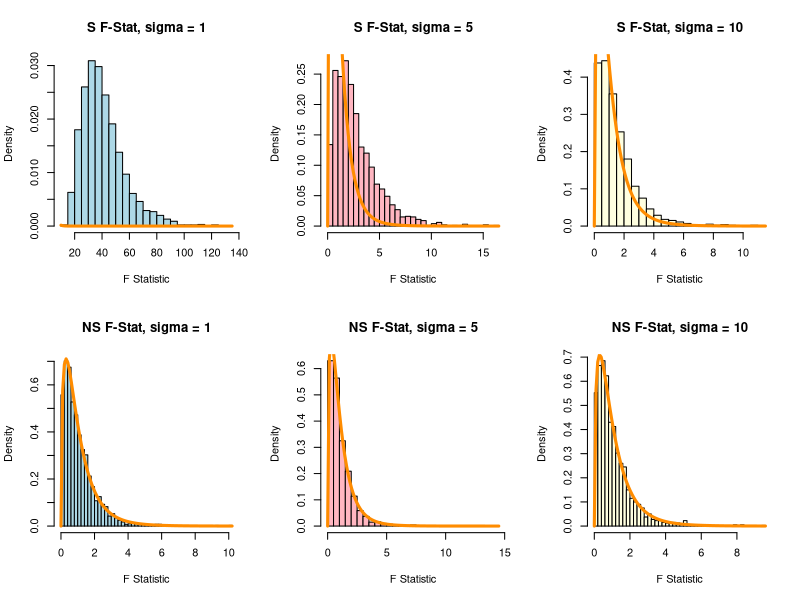
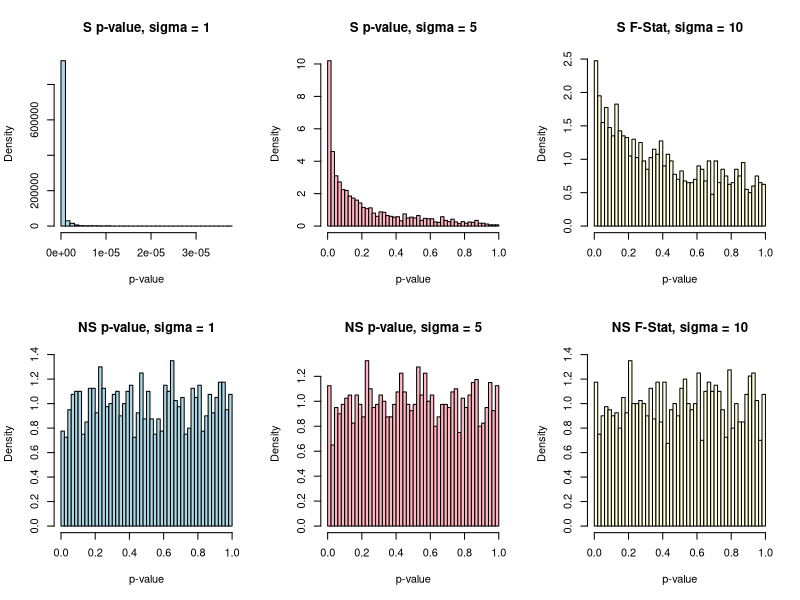
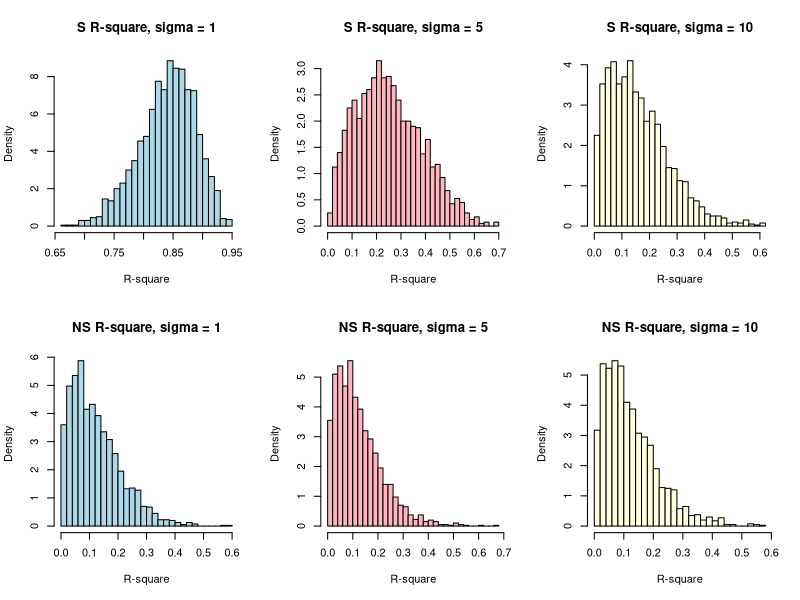
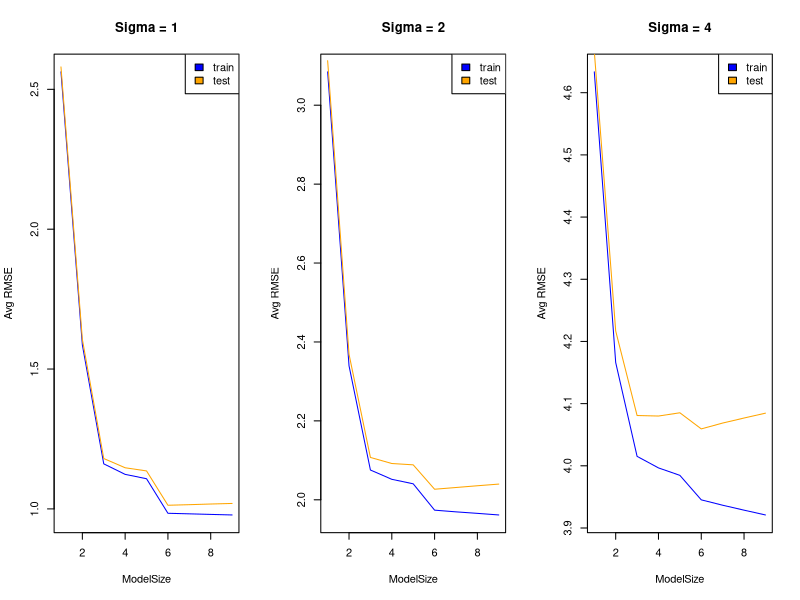

R code for these plots, in order: (Note: a time limit stopped this script after it produced the figures.)
## ---- chunk 1
options(scipen = 1, digits = 4, width = 80)
library(knitr)
opts_chunk$set(cache = TRUE, autodep = TRUE)
## ---- chunk 2
birthday = 19920531
set.seed(birthday)
## ---- chunk 3
#loading predictor
study_1 <- read.csv("study_1.csv")
## ---- chunk 4
# Setting gerarated value for simulation
num_sims = 2000
n = 25
p = 3
sigma = c(1,5,10)

#Significant model 

beta_0_s = 3
beta_1_s = 1
beta_2_s = 1
beta_3_s = 1

#Non-significant model

beta_0_ns = 3
beta_1_ns = 0
beta_2_ns = 0
beta_3_ns = 0

#Setting x0,x1,x2,x3
x0 = rep(1, n)
x1 = study_1$x1
x2 = study_1$x2
x3 = study_1$x3
y = study_1$y

sim_data = data.frame(x1,x2,x3,y)

## ---- chunk 5
f_s = data.frame("sig 1" = rep(0, num_sims), "sig 5" = rep(0, num_sims), "sig 10" = rep(0, num_sims))
f_ns = data.frame("sig 1" = rep(0, num_sims), "sig 5" = rep(0, num_sims), "sig 10" = rep(0, num_sims))
p_s = data.frame("sig 1" = rep(0, num_sims), "sig 5" = rep(0, num_sims), "sig 10" = rep(0, num_sims))
p_ns = data.frame("sig 1" = rep(0, num_sims), "sig 5" = rep(0, num_sims), "sig 10" = rep(0, num_sims))
r_2_s = data.frame("sig 1" = rep(0, num_sims), "sig 5" = rep(0, num_sims), "sig 10" = rep(0, num_sims))
r_2_ns = data.frame("sig 1" = rep(0, num_sims), "sig 5" = rep(0, num_sims), "sig 10" = rep(0, num_sims))
## ---- chunk 6

#Function
for (sig in 1:length(sigma)){
  for (i in 1:num_sims){
    eps = rnorm (n, mean = 0, sd = sigma[sig])
    sim_data$y = beta_0_s * x0  + beta_1_s * x1 + beta_2_s * x2 + beta_3_s * x3 + eps
    model_s = lm(y ~ x1 + x2 + x3, data = sim_data)
    f_s[i,sig] = summary(model_s)$fstatistic[1]
    p_s[i,sig] = pf(summary(model_s)$fstatistic[1],summary(model_s)$fstatistic[2],summary(model_s)$fstatistic[3],lower.tail = FALSE) 
    r_2_s[i,sig] = summary(model_s)$r.square
  }
}
## ---- chunk 7
for (sig in 1:length(sigma)){
  for (i in 1:num_sims){
    eps = rnorm (n, mean = 0, sd = sigma[sig])
    sim_data$y = beta_0_ns * x0  + beta_1_ns * x1 + beta_2_ns * x2 + beta_3_ns * x3 + eps
    model_ns = lm(y ~ x1 + x2 + x3, data = sim_data)
    f_ns[i,sig] = summary(model_ns)$fstatistic[1]
    p_ns[i,sig] = pf(summary(model_ns)$fstatistic[1],summary(model_ns)$fstatistic[2],summary(model_ns)$fstatistic[3],lower.tail = FALSE) 
    r_2_ns[i,sig] = summary(model_ns)$r.square
  }
}
## ---- chunk 8
#F - Stat with Significant Model
#sigma = 1
par(mfrow = c(2,3))
hist(
  f_s$sig.1,
  xlab   = "F Statistic",
  main   = "S F-Stat, sigma = 1",
  breaks = 40,
  col    = "lightblue",
  border = "black",
  prob = TRUE
)
x = f_s$sig.1
curve(df(x, 3, 21), col = "darkorange", add = TRUE, lwd = 3 )

#sigma = 5

hist(
  f_s$sig.5,
  xlab   = "F Statistic",
  main   = "S F-Stat, sigma = 5",
  breaks = 40,
  col    = "lightpink",
  border = "black",
  prob = TRUE
)
x = f_s$sig.5
curve(df(x, 3, 21), col = "darkorange", add = TRUE, lwd = 3 )

#signma = 10
hist(
  f_s$sig.10,
  xlab   = "F Statistic",
  main   = "S F-Stat, sigma = 10",
  breaks = 40,
  col    = "lightyellow",
  border = "black",
  prob = TRUE
)
x = f_s$sig.10
curve(df(x, 3, 21), col = "darkorange", add = TRUE, lwd = 3 )

#F - Stat with Non-Significant Model
#sigma = 1
hist(
  f_ns$sig.1,
  xlab   = "F Statistic",
  main   = "NS F-Stat, sigma = 1",
  breaks = 40,
  col    = "lightblue",
  border = "black",
  prob = TRUE
)
x = f_ns$sig.1
curve(df(x, 3, 21), col = "darkorange", add = TRUE, lwd = 3 )

#sigma = 5

hist(
  f_ns$sig.5,
  xlab   = "F Statistic",
  main   = "NS F-Stat, sigma = 5",
  breaks = 40,
  col    = "lightpink",
  border = "black",
  prob = TRUE
)
x = f_ns$sig.5
curve(df(x, 3, 21), col = "darkorange", add = TRUE, lwd = 3 )

#signma = 10
hist(
  f_ns$sig.10,
  xlab   = "F Statistic",
  main   = "NS F-Stat, sigma = 10",
  breaks = 40,
  col    = "lightyellow",
  border = "black",
  prob = TRUE
)
x = f_ns$sig.10
curve(df(x, 3, 21), col = "darkorange", add = TRUE, lwd = 3 )
## ---- chunk 9
#P-Value for significant Model
#sigma = 1
par(mfrow = c(2,3))
hist(
  p_s$sig.1,
  xlab   = "p-value",
  main   = "S p-value, sigma = 1",
  breaks = 40,
  col    = "lightblue",
  border = "black",
  prob = TRUE
)

#sigma = 5

hist(
  p_s$sig.5,
  xlab   = "p-value",
  main   = "S p-value, sigma = 5",
  breaks = 40,
  col    = "lightpink",
  border = "black",
  prob = TRUE
)

#signma = 10
hist(
  p_s$sig.10,
  xlab   = "p-value",
  main   = "S F-Stat, sigma = 10",
  breaks = 40,
  col    = "lightyellow",
  border = "black",
  prob = TRUE
)

#P-Value for Non-significant Model
#sigma = 1
hist(
  p_ns$sig.1,
  xlab   = "p-value",
  main   = "NS p-value, sigma = 1",
  breaks = 40,
  col    = "lightblue",
  border = "black",
  prob = TRUE
)

#sigma = 5

hist(
  p_ns$sig.5,
  xlab   = "p-value",
  main   = "NS p-value, sigma = 5",
  breaks = 40,
  col    = "lightpink",
  border = "black",
  prob = TRUE
)

#signma = 10
hist(
  p_ns$sig.10,
  xlab   = "p-value",
  main   = "NS F-Stat, sigma = 10",
  breaks = 40,
  col    = "lightyellow",
  border = "black",
  prob = TRUE
)

## ---- chunk 10
#R-square for Significant Model
#sigma = 1
par(mfrow = c(2,3))
hist(
  r_2_s$sig.1,
  xlab   = "R-square",
  main   = "S R-square, sigma = 1",
  breaks = 40,
  col    = "lightblue",
  border = "black",
  prob = TRUE
)

#sigma = 5

hist(
  r_2_s$sig.5,
  xlab   = "R-square",
  main   = "S R-square, sigma = 5",
  breaks = 40,
  col    = "lightpink",
  border = "black",
  prob = TRUE
)

#signma = 10
hist(
  r_2_s$sig.10,
  xlab   = "R-square",
  main   = "S R-square, sigma = 10",
  breaks = 40,
  col    = "lightyellow",
  border = "black",
  prob = TRUE
)

#R-square for Significant Model
#sigma = 1
hist(
  r_2_ns$sig.1,
  xlab   = "R-square",
  main   = "NS R-square, sigma = 1",
  breaks = 40,
  col    = "lightblue",
  border = "black",
  prob = TRUE
)

#sigma = 5

hist(
  r_2_ns$sig.5,
  xlab   = "R-square",
  main   = "NS R-square, sigma = 5",
  breaks = 40,
  col    = "lightpink",
  border = "black",
  prob = TRUE
)

#signma = 10
hist(
  r_2_ns$sig.10,
  xlab   = "R-square",
  main   = "NS R-square, sigma = 10",
  breaks = 40,
  col    = "lightyellow",
  border = "black",
  prob = TRUE
)
## ---- chunk 11
birthday = 19920531
set.seed(birthday)
## ---- chunk 12
study_2 = read.csv("study_2.csv")
## ---- chunk 13
beta_0 = 0
beta_1 = 3
beta_2 = -4 
beta_3 = 1.6
beta_4 = -1.1
beta_5 = 0.7
beta_6 = 0.5

#Sample size and sigma
num_sims = 1000
n = 500

#setting x,y value
x0 = rep(1,n)
x1 = study_2$x1
x2 = study_2$x2
x3 = study_2$x3
x4 = study_2$x4
x5 = study_2$x5
x6 = study_2$x6
x7 = study_2$x7
x8 = study_2$x8
x9 = study_2$x9
y = study_2$y
## ---- chunk 14
train_sig1 = data.frame(
                model1 = rep(0,num_sims),
                model2 = rep(0,num_sims),
                model3 = rep(0,num_sims),
                model4 = rep(0,num_sims),
                model5 = rep(0,num_sims),
                model6 = rep(0,num_sims),
                model7 = rep(0,num_sims),
                model8 = rep(0,num_sims),
                model9 = rep(0,num_sims)
                )
train_sig2 = data.frame(
                model1 = rep(0,num_sims),
                model2 = rep(0,num_sims),
                model3 = rep(0,num_sims),
                model4 = rep(0,num_sims),
                model5 = rep(0,num_sims),
                model6 = rep(0,num_sims),
                model7 = rep(0,num_sims),
                model8 = rep(0,num_sims),
                model9 = rep(0,num_sims)
                )
train_sig4 = data.frame(
                model1 = rep(0,num_sims),
                model2 = rep(0,num_sims),
                model3 = rep(0,num_sims),
                model4 = rep(0,num_sims),
                model5 = rep(0,num_sims),
                model6 = rep(0,num_sims),
                model7 = rep(0,num_sims),
                model8 = rep(0,num_sims),
                model9 = rep(0,num_sims)
                )

test_sig1 = data.frame(
                model1 = rep(0,num_sims),
                model2 = rep(0,num_sims),
                model3 = rep(0,num_sims),
                model4 = rep(0,num_sims),
                model5 = rep(0,num_sims),
                model6 = rep(0,num_sims),
                model7 = rep(0,num_sims),
                model8 = rep(0,num_sims),
                model9 = rep(0,num_sims)
                )

test_sig2 = data.frame(
                model1 = rep(0,num_sims),
                model2 = rep(0,num_sims),
                model3 = rep(0,num_sims),
                model4 = rep(0,num_sims),
                model5 = rep(0,num_sims),
                model6 = rep(0,num_sims),
                model7 = rep(0,num_sims),
                model8 = rep(0,num_sims),
                model9 = rep(0,num_sims)
                )

test_sig4 = data.frame(
                model1 = rep(0,num_sims),
                model2 = rep(0,num_sims),
                model3 = rep(0,num_sims),
                model4 = rep(0,num_sims),
                model5 = rep(0,num_sims),
                model6 = rep(0,num_sims),
                model7 = rep(0,num_sims),
                model8 = rep(0,num_sims),
                model9 = rep(0,num_sims)
                )

## ---- chunk 15
rmse  = function(actual, predicted) {
  sqrt(mean((actual - predicted) ^ 2))
}
## ---- chunk 16
for (i in 1:num_sims){
  eps = rnorm (n, mean = 0, sd = 1)
  study_2$y = beta_0 * x0  + beta_1 * x1 + beta_2 * x2 + beta_3 * x3 + beta_4 * x4 + beta_5 * x5 + beta_6 * x6 + eps
  
  #sllit index
  index = sample(1:nrow(study_2), 250)
  train_data = study_2[index,]
  test_data = study_2[-index,]
  
  #fit model
  model_1 = lm(y ~ x1, data = train_data)
  model_2 = lm(y ~ x1 + x2, data = train_data)
  model_3 = lm(y ~ x1 + x2 + x3, data = train_data)
  model_4 = lm(y ~ x1 + x2 + x3 + x4, data = train_data)
  model_5 = lm(y ~ x1 + x2 + x3 + x4 + x5, data = train_data)
  model_6 = lm(y ~ x1 + x2 + x3 + x4 + x5 + x6, data = train_data)
  model_7 = lm(y ~ x1 + x2 + x3 + x4 + x5 + x6 + x7, data = train_data)
  model_8 = lm(y ~ x1 + x2 + x3 + x4 + x5 + x6 + x7 + x8, data = train_data)
  model_9 = lm(y ~ x1 + x2 + x3 + x4 + x5 + x6 + x7 + x8 + x9, data = train_data)
  
  #getting RMSE_train
  train_sig1[i,"model1"] = rmse(train_data$y, predict.lm(model_1,train_data))
  train_sig1[i,"model2"] = rmse(train_data$y, predict.lm(model_2,train_data))
  train_sig1[i,"model3"] = rmse(train_data$y, predict.lm(model_3,train_data))
  train_sig1[i,"model4"] = rmse(train_data$y, predict.lm(model_4,train_data))
  train_sig1[i,"model5"] = rmse(train_data$y, predict.lm(model_5,train_data))
  train_sig1[i,"model6"] = rmse(train_data$y, predict.lm(model_6,train_data))
  train_sig1[i,"model7"] = rmse(train_data$y, predict.lm(model_7,train_data))
  train_sig1[i,"model8"] = rmse(train_data$y, predict.lm(model_8,train_data))
  train_sig1[i,"model9"] = rmse(train_data$y, predict.lm(model_9,train_data))
  
  #Getting RMSE_test
  test_sig1[i,"model1"] = rmse(test_data$y, predict.lm(model_1,test_data))
  test_sig1[i,"model2"] = rmse(test_data$y, predict.lm(model_2,test_data))
  test_sig1[i,"model3"] = rmse(test_data$y, predict.lm(model_3,test_data))
  test_sig1[i,"model4"] = rmse(test_data$y, predict.lm(model_4,test_data))
  test_sig1[i,"model5"] = rmse(test_data$y, predict.lm(model_5,test_data))
  test_sig1[i,"model6"] = rmse(test_data$y, predict.lm(model_6,test_data))
  test_sig1[i,"model7"] = rmse(test_data$y, predict.lm(model_7,test_data))
  test_sig1[i,"model8"] = rmse(test_data$y, predict.lm(model_8,test_data))
  test_sig1[i,"model9"] = rmse(test_data$y, predict.lm(model_9,test_data))
}

## ---- chunk 17
for (i in 1:num_sims){
  eps = rnorm (n, mean = 0, sd = 2)
  study_2$y = beta_0 * x0  + beta_1 * x1 + beta_2 * x2 + beta_3 * x3 + beta_4 * x4 + beta_5 * x5 + beta_6 * x6 + eps
  
  #sllit index
  index = sample(1:nrow(study_2), 250)
  train_data = study_2[index,]
  test_data = study_2[-index,]
  
  
  #fit model
  model_1 = lm(y ~ x1, data = train_data)
  model_2 = lm(y ~ x1 + x2, data = train_data)
  model_3 = lm(y ~ x1 + x2 + x3, data = train_data)
  model_4 = lm(y ~ x1 + x2 + x3 + x4, data = train_data)
  model_5 = lm(y ~ x1 + x2 + x3 + x4 + x5, data = train_data)
  model_6 = lm(y ~ x1 + x2 + x3 + x4 + x5 + x6, data = train_data)
  model_7 = lm(y ~ x1 + x2 + x3 + x4 + x5 + x6 + x7, data = train_data)
  model_8 = lm(y ~ x1 + x2 + x3 + x4 + x5 + x6 + x7 + x8, data = train_data)
  model_9 = lm(y ~ x1 + x2 + x3 + x4 + x5 + x6 + x7 + x8 + x9, data = train_data)
  
  #getting RMSE_train
  train_sig2[i,"model1"] = rmse(train_data$y, predict.lm(model_1,train_data))
  train_sig2[i,"model2"] = rmse(train_data$y, predict.lm(model_2,train_data))
  train_sig2[i,"model3"] = rmse(train_data$y, predict.lm(model_3,train_data))
  train_sig2[i,"model4"] = rmse(train_data$y, predict.lm(model_4,train_data))
  train_sig2[i,"model5"] = rmse(train_data$y, predict.lm(model_5,train_data))
  train_sig2[i,"model6"] = rmse(train_data$y, predict.lm(model_6,train_data))
  train_sig2[i,"model7"] = rmse(train_data$y, predict.lm(model_7,train_data))
  train_sig2[i,"model8"] = rmse(train_data$y, predict.lm(model_8,train_data))
  train_sig2[i,"model9"] = rmse(train_data$y, predict.lm(model_9,train_data))
  
  #Getting RMSE_test
  test_sig2[i,"model1"] = rmse(test_data$y, predict.lm(model_1,test_data))
  test_sig2[i,"model2"] = rmse(test_data$y, predict.lm(model_2,test_data))
  test_sig2[i,"model3"] = rmse(test_data$y, predict.lm(model_3,test_data))
  test_sig2[i,"model4"] = rmse(test_data$y, predict.lm(model_4,test_data))
  test_sig2[i,"model5"] = rmse(test_data$y, predict.lm(model_5,test_data))
  test_sig2[i,"model6"] = rmse(test_data$y, predict.lm(model_6,test_data))
  test_sig2[i,"model7"] = rmse(test_data$y, predict.lm(model_7,test_data))
  test_sig2[i,"model8"] = rmse(test_data$y, predict.lm(model_8,test_data))
  test_sig2[i,"model9"] = rmse(test_data$y, predict.lm(model_9,test_data))
}

## ---- chunk 18
for (i in 1:num_sims){
  eps = rnorm (n, mean = 0, sd = 4)
  study_2$y = beta_0 * x0  + beta_1 * x1 + beta_2 * x2 + beta_3 * x3 + beta_4 * x4 + beta_5 * x5 + beta_6 * x6 + eps
  
  #sllit index
  index = sample(1:nrow(study_2), 250)
  train_data = study_2[index,]
  test_data = study_2[-index,]
  
  #fit model
  model_1 = lm(y ~ x1, data = train_data)
  model_2 = lm(y ~ x1 + x2, data = train_data)
  model_3 = lm(y ~ x1 + x2 + x3, data = train_data)
  model_4 = lm(y ~ x1 + x2 + x3 + x4, data = train_data)
  model_5 = lm(y ~ x1 + x2 + x3 + x4 + x5, data = train_data)
  model_6 = lm(y ~ x1 + x2 + x3 + x4 + x5 + x6, data = train_data)
  model_7 = lm(y ~ x1 + x2 + x3 + x4 + x5 + x6 + x7, data = train_data)
  model_8 = lm(y ~ x1 + x2 + x3 + x4 + x5 + x6 + x7 + x8, data = train_data)
  model_9 = lm(y ~ x1 + x2 + x3 + x4 + x5 + x6 + x7 + x8 + x9, data = train_data)
  
  #getting RMSE_train
  train_sig4[i,"model1"] = rmse(train_data$y, predict.lm(model_1,train_data))
  train_sig4[i,"model2"] = rmse(train_data$y, predict.lm(model_2,train_data))
  train_sig4[i,"model3"] = rmse(train_data$y, predict.lm(model_3,train_data))
  train_sig4[i,"model4"] = rmse(train_data$y, predict.lm(model_4,train_data))
  train_sig4[i,"model5"] = rmse(train_data$y, predict.lm(model_5,train_data))
  train_sig4[i,"model6"] = rmse(train_data$y, predict.lm(model_6,train_data))
  train_sig4[i,"model7"] = rmse(train_data$y, predict.lm(model_7,train_data))
  train_sig4[i,"model8"] = rmse(train_data$y, predict.lm(model_8,train_data))
  train_sig4[i,"model9"] = rmse(train_data$y, predict.lm(model_9,train_data))
  
  #Getting RMSE_test
  test_sig4[i,"model1"] = rmse(test_data$y, predict.lm(model_1,test_data))
  test_sig4[i,"model2"] = rmse(test_data$y, predict.lm(model_2,test_data))
  test_sig4[i,"model3"] = rmse(test_data$y, predict.lm(model_3,test_data))
  test_sig4[i,"model4"] = rmse(test_data$y, predict.lm(model_4,test_data))
  test_sig4[i,"model5"] = rmse(test_data$y, predict.lm(model_5,test_data))
  test_sig4[i,"model6"] = rmse(test_data$y, predict.lm(model_6,test_data))
  test_sig4[i,"model7"] = rmse(test_data$y, predict.lm(model_7,test_data))
  test_sig4[i,"model8"] = rmse(test_data$y, predict.lm(model_8,test_data))
  test_sig4[i,"model9"] = rmse(test_data$y, predict.lm(model_9,test_data))
}

## ---- chunk 19
#sigma = 1
data_sig1 = data.frame(c(1:9), unlist(lapply(train_sig1, mean)), unlist(lapply(test_sig1, mean)))
colnames(data_sig1) = c("model","train","test")

#sigma = 2
data_sig2 = data.frame(c(1:9), unlist(lapply(train_sig2, mean)), unlist(lapply(test_sig2, mean)))
colnames(data_sig2) = c("model","train","test")

#sigma = 4
data_sig4 = data.frame(c(1:9), unlist(lapply(train_sig4, mean)), unlist(lapply(test_sig4, mean)))
colnames(data_sig4) = c("model","train","test")
## ---- chunk 20
par(mfrow = c(1,3))

#Sigma 1
used_data = data_sig1
plot(train ~ model , data = used_data, 
     type = "l",
     col = "blue",
     main = "Sigma = 1",
     xlab = "ModelSize",
     ylab = "Avg RMSE")
lines(test ~ model , data = used_data, col = "orange")
legend("topright", c("train", "test"), fill=c("blue", "orange"))

#sigma 2
used_data = data_sig2
plot(train ~ model , data = used_data, 
     type = "l",
     col = "blue",
     main = "Sigma = 2",
     xlab = "ModelSize",
     ylab = "Avg RMSE")
lines(test ~ model , data = used_data, col = "orange")
legend("topright", c("train", "test"), fill=c("blue", "orange"))

#sigma 4
used_data = data_sig4
plot(train ~ model , data = used_data, 
     type = "l",
     col = "blue",
     main = "Sigma = 4",
     xlab = "ModelSize",
     ylab = "Avg RMSE")
lines(test ~ model , data = used_data, col = "orange")
legend("topright", c("train", "test"), fill=c("blue", "orange"))

## ---- chunk 21
rmse_data = data.frame(
  "train_sig1" = data_sig1$train,
  "train_sig2" = data_sig2$train,
  "train_sig4" = data_sig4$train,
  "test_sig1" = data_sig1$test,
  "test_sig2" = data_sig2$test,
  "test_sig4" = data_sig4$test
)

kable(rmse_data, row.names = TRUE) 
## ---- chunk 22
birthday = 19920531
set.seed(birthday)
## ---- chunk 23
set.seed(192)
beta_0 = 0
beta_1s = seq(-2,2,by = 0.1)
n_s = c(10,20,30)
alpha = 0.05
sigma =  c(1,2,4)
num_sims = 335 #number of simulation for each sample size
## ---- chunk 24
sim_get_pval = function(x, beta_1, sigma) {
  n = length(x)
  epsilon = rnorm(n, mean = 0, sd = sigma)
  y = beta_1 * x + epsilon
  model = lm(y ~ x)
  p_value = summary(model)$coefficients[2,"Pr(>|t|)"]
  p_value
}

#create vector
sigma_v = c()
beta_1_v = c()
n_v = c()
power_v = c()

for (sig in sigma) {
  for (beta_1 in beta_1s){
    for (n in n_s) {
      x_values = seq(0, 5, length = n)
      reject_count = 0
      
      for (sim in 1:num_sims) {
        p_value = sim_get_pval(x_values, beta_1, sig)
        if(p_value < alpha){
          reject_count = reject_count + 1
        }
      }
      power = reject_count / num_sims
      
      #Add to vector
      sigma_v = c(sigma_v,sig)
      beta_1_v = c(beta_1_v,beta_1)
      n_v = c(n_v, n)
      power_v = c(power_v,power)
    }
  }
}

result = data.frame(sigma_v,beta_1_v,n_v,power_v)
## ---- chunk 25
library(tidyverse)
## ---- chunk 26
sig_1_df = result %>% filter(sigma_v == 1) %>% select(beta_1_v, n_v, power_v)
sig_2_df = result %>% filter(sigma_v == 2) %>% select(beta_1_v, n_v, power_v)
sig_4_df = result %>% filter(sigma_v == 4) %>% select(beta_1_v, n_v, power_v)
## ---- chunk 27
par(mfrow = c(1,3))

#sigma 1
plot(power_v ~ beta_1_v, data = sig_1_df[sig_1_df$n_v == 10, ], 
     type = "l",
     col = "blue",
     main = "Sigma = 1",
     xlab = "beta1",
     ylab = "power")
lines(power_v ~ beta_1_v, data = sig_1_df[sig_1_df$n_v == 20, ], type = "l", col = "black")
lines(power_v ~ beta_1_v, data = sig_1_df[sig_1_df$n_v == 30, ], type = "l", col = "orange")
legend("bottomright", c("n = 30", "n = 20", "n = 10"), fill=c("orange","black", "blue"))


#sigma 2
plot(power_v ~ beta_1_v, data = sig_2_df[sig_2_df$n_v == 10, ], 
     type = "l",
     col = "blue",
     main = "Sigma = 2",
     xlab = "beta1",
     ylab = "power")
lines(power_v ~ beta_1_v, data = sig_2_df[sig_2_df$n_v == 20, ], type = "l", col = "black")
lines(power_v ~ beta_1_v, data = sig_2_df[sig_2_df$n_v == 30, ], type = "l", col = "orange")
legend("bottomright", c("n = 30", "n = 20", "n = 10"), fill=c("orange","black", "blue"))

#sigma 4
plot(power_v ~ beta_1_v, data = sig_4_df[sig_4_df$n_v == 10, ], 
     type = "l",
     col = "blue",
     main = "Sigma = 4",
     xlab = "beta1",
     ylab = "power")
lines(power_v ~ beta_1_v, data = sig_4_df[sig_4_df$n_v == 20, ], type = "l", col = "black")
lines(power_v ~ beta_1_v, data = sig_4_df[sig_4_df$n_v == 30, ], type = "l", col = "orange")
legend("bottomright", c("n = 30", "n = 20", "n = 10"), fill=c("orange","black", "blue"))
